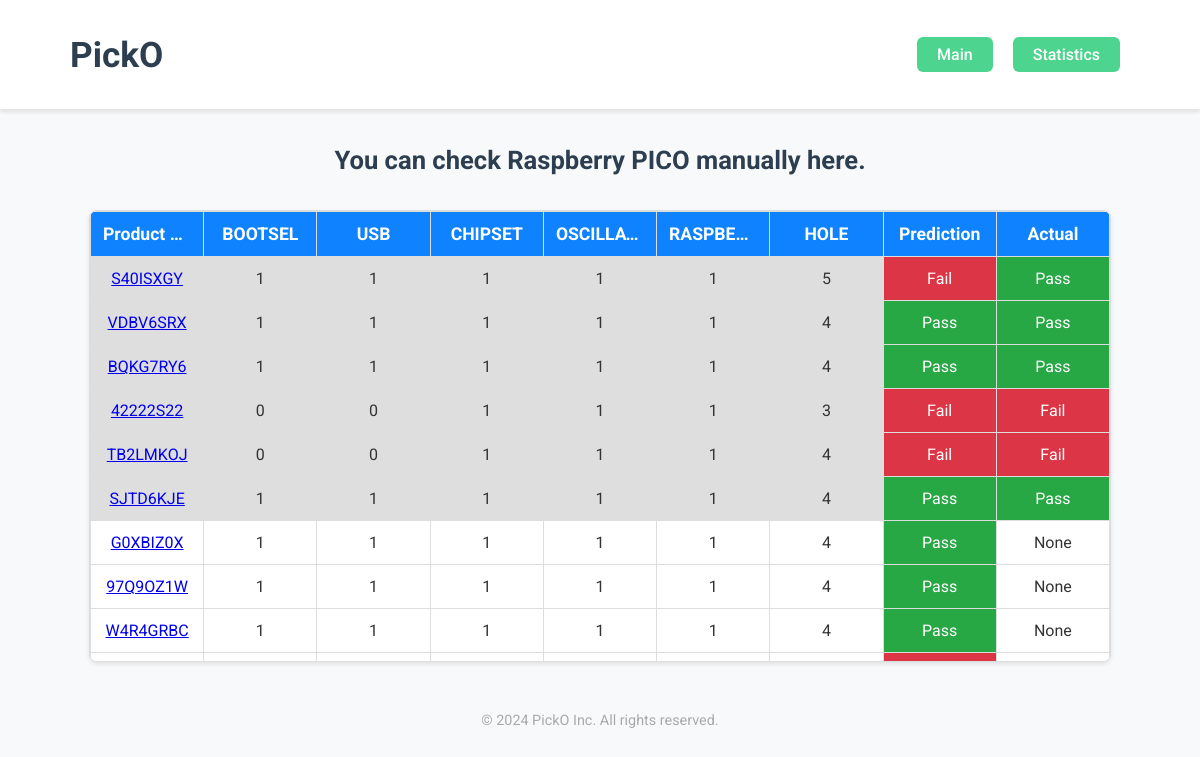
Before: /inspection with the older database file.
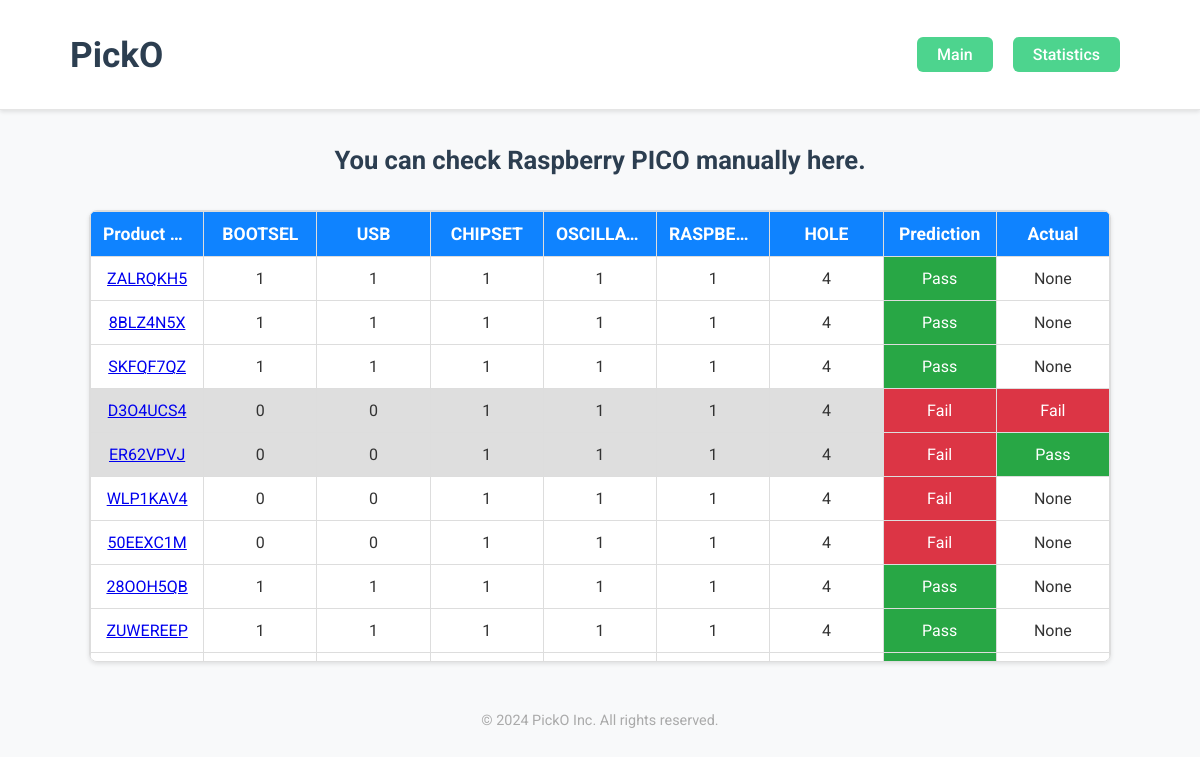
After: the same page with the newer database file.
### tables this page shows
CREATE TABLE 제품검수 (
            PRODUCT_NUM TEXT PRIMARY KEY,
            BOOTSEL INTEGER NOT NULL,
            USB INTEGER NOT NULL,
            CHIPSET INTEGER NOT NULL,
            OSCILLATOR INTEGER NOT NULL,
            RASPBERRY_PICO INTEGER NOT NULL,
            HOLE INTEGER NOT NULL,
            PREDICT TEXT NOT NULL,
            ACTUAL TEXT
        );

### app.py (the view)
@app.route('/inspection')
def inspection():
    conn = sqlite3.connect(db_path)
    cursor = conn.cursor()
    cursor.execute("SELECT * FROM 제품검수")
    data = cursor.fetchall()
    conn.close()
    return render_template('inspection.html', data=data)

### templates/inspection.html (shortened to what this page needs)
<!DOCTYPE html>
<html lang="en">
    <head>
        <link
            rel="stylesheet"
            href="{{ url_for('static', filename='css/inspection.css') }}"
        />
    </head>
    <body>
        <header>
            <h1 id="Logo">PickO</h1>
            <nav>
                <ul>
                    <li><a href="/">Main</a></li>
                    <li><a href="/statistics">Statistics</a></li>
                </ul>
            </nav>
        </header>
        <h2>You can check Raspberry PICO manually here.</h2>
        <main>
            <div id="table-container">
                <table>
                    <thead>
                        <tr>
                            <th>Product Number</th>
                            <th>BOOTSEL</th>
                            <th>USB</th>
                            <th>CHIPSET</th>
                            <th>OSCILLATOR</th>
                            <th>RASPBERRY PICO</th>
                            <th>HOLE</th>
                            <th>Prediction</th>
                            <th>Actual</th>
                        </tr>
                    </thead>
                    <tbody>
                        {% for row in data %}
                        <tr>
                            <td>
                                <a href="#" onclick="showImage('{{ row[0] }}')"
                                    >{{ row[0] }}</a
                                >
                            </td>
                            <td>{{ row[1] }}</td>
                            <td>{{ row[2] }}</td>
                            <td>{{ row[3] }}</td>
                            <td>{{ row[4] }}</td>
                            <td>{{ row[5] }}</td>
                            <td>{{ row[6] }}</td>
                            <td class="prediction">{{ row[7] }}</td>
                            <td class="actual">{{ row[8] }}</td>
                        </tr>
                        {% endfor %}
                    </tbody>
                </table>
            </div>
        </main>
        <footer>&copy; 2024 PickO Inc. All rights reserved.</footer>
    </body>
</html>

Changed rows visible on the page:
removed 제품검수: PRODUCT_NUM "S40ISXGY", BOOTSEL "1", USB "1", CHIPSET "1", OSCILLATOR "1", RASPBERRY_PICO "1", HOLE "5", PREDICT "Fail", ACTUAL "Pass"
removed 제품검수: PRODUCT_NUM "VDBV6SRX", BOOTSEL "1", USB "1", CHIPSET "1", OSCILLATOR "1", RASPBERRY_PICO "1", HOLE "4", PREDICT "Pass", ACTUAL "Pass"
removed 제품검수: PRODUCT_NUM "BQKG7RY6", BOOTSEL "1", USB "1", CHIPSET "1", OSCILLATOR "1", RASPBERRY_PICO "1", HOLE "4", PREDICT "Pass", ACTUAL "Pass"
removed 제품검수: PRODUCT_NUM "42222S22", BOOTSEL "0", USB "0", CHIPSET "1", OSCILLATOR "1", RASPBERRY_PICO "1", HOLE "3", PREDICT "Fail", ACTUAL "Fail"
removed 제품검수: PRODUCT_NUM "TB2LMKOJ", BOOTSEL "0", USB "0", CHIPSET "1", OSCILLATOR "1", RASPBERRY_PICO "1", HOLE "4", PREDICT "Fail", ACTUAL "Fail"
removed 제품검수: PRODUCT_NUM "SJTD6KJE", BOOTSEL "1", USB "1", CHIPSET "1", OSCILLATOR "1", RASPBERRY_PICO "1", HOLE "4", PREDICT "Pass", ACTUAL "Pass"
removed 제품검수: PRODUCT_NUM "G0XBIZ0X", BOOTSEL "1", USB "1", CHIPSET "1", OSCILLATOR "1", RASPBERRY_PICO "1", HOLE "4", PREDICT "Pass", row "None"
removed 제품검수: PRODUCT_NUM "97Q9OZ1W", BOOTSEL "1", USB "1", CHIPSET "1", OSCILLATOR "1", RASPBERRY_PICO "1", HOLE "4", PREDICT "Pass", row "None"
removed 제품검수: PRODUCT_NUM "W4R4GRBC", BOOTSEL "1", USB "1", CHIPSET "1", OSCILLATOR "1", RASPBERRY_PICO "1", HOLE "4", PREDICT "Pass", row "None"
added 제품검수: PRODUCT_NUM "ZALRQKH5", BOOTSEL "1", USB "1", CHIPSET "1", OSCILLATOR "1", RASPBERRY_PICO "1", HOLE "4", PREDICT "Pass", row "None"
added 제품검수: PRODUCT_NUM "8BLZ4N5X", BOOTSEL "1", USB "1", CHIPSET "1", OSCILLATOR "1", RASPBERRY_PICO "1", HOLE "4", PREDICT "Pass", row "None"
added 제품검수: PRODUCT_NUM "SKFQF7QZ", BOOTSEL "1", USB "1", CHIPSET "1", OSCILLATOR "1", RASPBERRY_PICO "1", HOLE "4", PREDICT "Pass", row "None"
added 제품검수: PRODUCT_NUM "D3O4UCS4", BOOTSEL "0", USB "0", CHIPSET "1", OSCILLATOR "1", RASPBERRY_PICO "1", HOLE "4", PREDICT "Fail", ACTUAL "Fail"
added 제품검수: PRODUCT_NUM "ER62VPVJ", BOOTSEL "0", USB "0", CHIPSET "1", OSCILLATOR "1", RASPBERRY_PICO "1", HOLE "4", PREDICT "Fail", ACTUAL "Pass"
added 제품검수: PRODUCT_NUM "WLP1KAV4", BOOTSEL "0", USB "0", CHIPSET "1", OSCILLATOR "1", RASPBERRY_PICO "1", HOLE "4", PREDICT "Fail", row "None"
added 제품검수: PRODUCT_NUM "50EEXC1M", BOOTSEL "0", USB "0", CHIPSET "1", OSCILLATOR "1", RASPBERRY_PICO "1", HOLE "4", PREDICT "Fail", row "None"
added 제품검수: PRODUCT_NUM "28OOH5QB", BOOTSEL "1", USB "1", CHIPSET "1", OSCILLATOR "1", RASPBERRY_PICO "1", HOLE "4", PREDICT "Pass", row "None"
added 제품검수: PRODUCT_NUM "ZUWEREEP", BOOTSEL "1", USB "1", CHIPSET "1", OSCILLATOR "1", RASPBERRY_PICO "1", HOLE "4", PREDICT "Pass", row "None"
